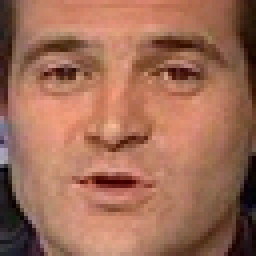
#> input picture cv_11/PVI_C11/p11.bmp, 64 x 64 px (shown 4 times larger); its folder holds only this picture in this run
$ python cv11a.py
#> lines starting #> are read from the running program, lines starting #| are printed output that depends on the picture
import cv2
import matplotlib.pyplot as plt
import numpy as np

# Filter Creation
filter_mace = []
for i in range(0,3):
    X0 = np.zeros((4096, 3), dtype=complex)
    for j in range(0,3):
        file_name = 'p' + str(i+1) + str(j + 1) + '.bmp'
        print(file_name)
        im = cv2.imread('PVI_C11/' + file_name)
#> im is the input picture: shape (64, 64, 3); mean B, G, R 86.8, 108.1, 159.7
        im_gray = cv2.cvtColor(im, cv2.COLOR_BGR2GRAY)
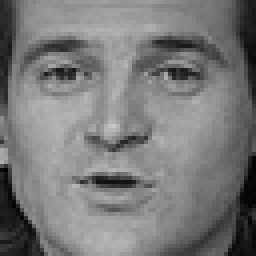
#> im_gray: shape (64, 64) (shown 4 times larger); min 0, max 201, mean 121.1
#> (the run stopped early here; a loop or call above may not have finished)
